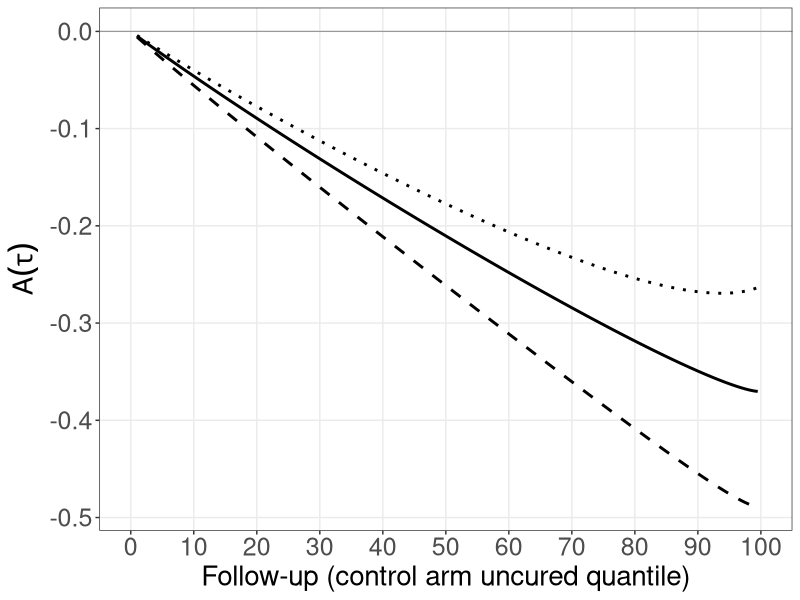
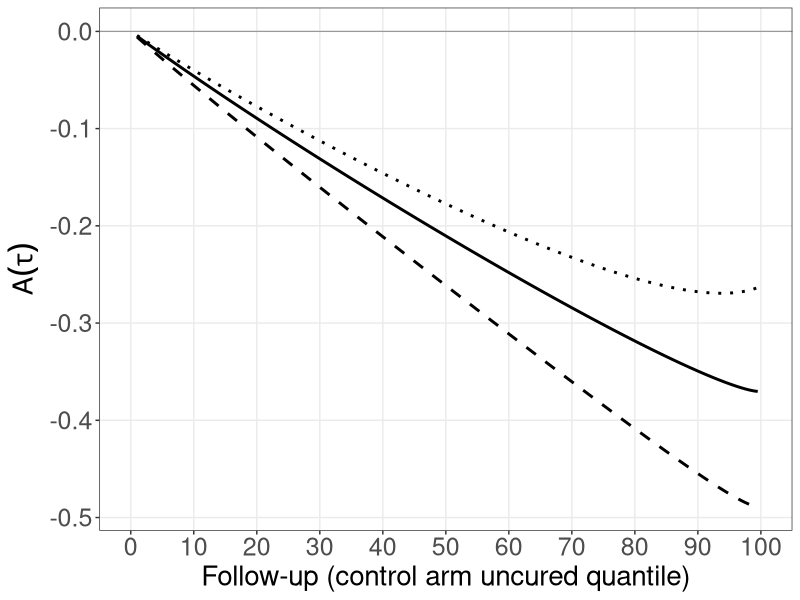

Reproduce these figures in R, in order.
################################################################################
# 01_numerical_results.R
#
# Reproduces: Main text Section 3.2 — Numerical results (Figure 5)
#
# Computes the weighted average hazard difference A(tau) as a function of
# follow-up percentile for three scenarios (all with HR_u = 0.5):
#   Solid line:  No cure in either group (pi0 = 0, pi1 = 0)
#   Dashed line: Cure in treatment only (pi0 = 0, pi1 = 0.2)
#   Dotted line: Cure in both groups (pi0 = 0.2, OR = 1.5)
#
# Control uncured distribution: Weibull(shape = 2, scale = 1)
#
# Outputs:
#   figure_weighted_diff_threecurves_marked.pdf  (Figure 5)
#   figure_weighted_diff_threecurves_marked.png
#
# Required packages: ggplot2
################################################################################

library(ggplot2)

################################################################################
# Helper functions
################################################################################

# Weibull survival function: S(t) = exp(-(t/scale)^shape)
S_weibull <- function(t, shape, scale) {
  exp(-(t / scale)^shape)
}

# Weibull density function
f_weibull <- function(t, shape, scale) {
  (shape / scale) * (t / scale)^(shape - 1) * exp(-(t / scale)^shape)
}

# Mixture cure model survival: S(t) = pi + (1 - pi) * S_u(t)
S_cure <- function(t, pi_g, shape, scale) {
  pi_g + (1 - pi_g) * S_weibull(t, shape, scale)
}

# Mixture cure model hazard: h(t) = (1 - pi) * f_u(t) / S(t)
h_cure <- function(t, pi_g, shape, scale) {
  S_uc <- S_weibull(t, shape, scale)
  f_uc <- f_weibull(t, shape, scale)
  S_mix <- pi_g + (1 - pi_g) * S_uc
  (1 - pi_g) * f_uc / S_mix
}

# Compute A(tau) = integral_0^tau w(t) * {h_1(t) - h_0(t)} dt
# via left Riemann sum, where
#   w(t) = G(t) * 2 * S_0(t) * S_1(t) / (S_0(t) + S_1(t))
#   G(t) = max(0, 1 - t / tau_max)   [censoring survival]
compute_A_tau <- function(tau_eval, tau_max,
                          pi0, shape0, scale0,
                          pi1, shape1, scale1,
                          n_points = 500) {
  if (tau_eval <= 0) return(0)
  t_grid <- seq(0, tau_eval, length.out = n_points + 1)
  dt <- t_grid[2] - t_grid[1]

  A_val <- 0
  for (i in 1:n_points) {
    t <- t_grid[i]
    if (t < 1e-10) next

    S0 <- S_cure(t, pi0, shape0, scale0)
    S1 <- S_cure(t, pi1, shape1, scale1)
    h0 <- h_cure(t, pi0, shape0, scale0)
    h1 <- h_cure(t, pi1, shape1, scale1)

    G_t <- max(0, 1 - t / tau_max)
    w_t <- G_t * 2 * S0 * S1 / (S0 + S1 + 1e-15)

    A_val <- A_val + w_t * (h1 - h0) * dt
  }
  return(A_val)
}

logit <- function(p) log(p / (1 - p))
expit <- function(x) 1 / (1 + exp(-x))

################################################################################
# Scenario parameters
################################################################################

# Control uncured: Weibull(shape = 2, scale = 1)
k <- 2
gamma0 <- 1

# Treatment uncured: Weibull(shape = 2, scale = gamma1) with HR_u = 0.5
# Under PH Weibull: scale_1 = scale_0 / HR^(1/shape)
HR <- 0.5
gamma1 <- gamma0 / HR^(1 / k)  # = sqrt(2)

# Cure fractions for the three scenarios:
# Scenario A (solid):  pi0 = 0,   pi1 = 0
# Scenario B (dashed): pi0 = 0,   pi1 = 0.2
# Scenario C (dotted): pi0 = 0.2, OR = 1.5 => pi1 = expit(logit(0.2) + log(1.5))
pi0_C <- 0.2
OR_C <- 1.5
pi1_C <- expit(logit(pi0_C) + log(OR_C))

cat("Scenario parameters:\n")
cat("  Control uncured: Weibull(shape =", k, ", scale =", gamma0, ")\n")
cat("  Treatment uncured: Weibull(shape =", k, ", scale =", round(gamma1, 4), ")\n")
cat("  HR_u =", HR, "\n\n")
cat("  Scenario A (solid):  pi0 = 0, pi1 = 0\n")
cat("  Scenario B (dashed): pi0 = 0, pi1 = 0.2\n")
cat("  Scenario C (dotted): pi0 =", pi0_C, ", pi1 =", round(pi1_C, 4),
    " (OR =", OR_C, ")\n\n")

################################################################################
# Compute A(tau) on a dense percentile grid
################################################################################

# Follow-up percentiles: 1% to 99.5%
pct_grid <- seq(1, 99.5, by = 0.5)

# Map percentiles to times on the control uncured Weibull(2,1) scale
time_grid <- qweibull(pct_grid / 100, shape = k, scale = gamma0)

# tau_max for the censoring survival G(t)
tau_max <- max(time_grid) * 1.05

cat("Computing A(tau) for", length(pct_grid), "follow-up percentiles...\n")

# Scenario A: pi0 = 0, pi1 = 0 (no cure)
A_scA <- sapply(time_grid, function(tau) {
  compute_A_tau(tau, tau_max,
                pi0 = 0, shape0 = k, scale0 = gamma0,
                pi1 = 0, shape1 = k, scale1 = gamma1)
})

# Scenario B: pi0 = 0, pi1 = 0.2 (cure in treatment only)
A_scB <- sapply(time_grid, function(tau) {
  compute_A_tau(tau, tau_max,
                pi0 = 0, shape0 = k, scale0 = gamma0,
                pi1 = 0.2, shape1 = k, scale1 = gamma1)
})

# Scenario C: pi0 = 0.2, pi1 from OR = 1.5 (cure in both)
A_scC <- sapply(time_grid, function(tau) {
  compute_A_tau(tau, tau_max,
                pi0 = pi0_C, shape0 = k, scale0 = gamma0,
                pi1 = pi1_C, shape1 = k, scale1 = gamma1)
})

cat("Done.\n\n")

################################################################################
# Find tau* (minimum of the dotted/Scenario C curve)
################################################################################

idx_min_C <- which.min(A_scC)
tau_star_pct <- pct_grid[idx_min_C]

cat("tau* (minimum of dotted curve):\n")
cat("  Percentile:", tau_star_pct, "\n")
cat("  A(tau*):", round(A_scC[idx_min_C], 6), "\n\n")

################################################################################
# Plot Figure 5
################################################################################

plot_df <- data.frame(
  pct = rep(pct_grid, 3),
  A_tau = c(A_scA, A_scB, A_scC),
  scenario = rep(c("A", "B", "C"), each = length(pct_grid))
)

fig5 <- ggplot(plot_df, aes(x = pct, y = A_tau)) +
  geom_line(data = plot_df[plot_df$scenario == "A", ],
            linetype = "solid", linewidth = 1.0, color = "black") +
  geom_line(data = plot_df[plot_df$scenario == "B", ],
            linetype = "dashed", linewidth = 1.0, color = "black") +
  geom_line(data = plot_df[plot_df$scenario == "C", ],
            linetype = "dotted", linewidth = 1.0, color = "black") +
  geom_hline(yintercept = 0, linetype = "solid", color = "gray60", linewidth = 0.4) +
  labs(
    x = "Follow-up (control arm uncured quantile)",
    y = expression(A(tau))
  ) +
  scale_x_continuous(breaks = seq(0, 100, by = 10), limits = c(0, 100)) +
  theme_bw() +
  theme(
    axis.title = element_text(size = 20),
    axis.text = element_text(size = 18),
    panel.grid.minor = element_blank()
  )

ggsave("figure_weighted_diff_threecurves_marked.pdf", fig5, width = 10, height = 6)
ggsave("figure_weighted_diff_threecurves_marked.png", fig5, width = 10, height = 6,
       dpi = 300)

cat("Saved: figure_weighted_diff_threecurves_marked.pdf\n")
cat("Saved: figure_weighted_diff_threecurves_marked.png\n")

################################################################################
# Verification summary
################################################################################

cat("\n=== Verification Summary ===\n")
cat("Scenario A (solid, no cure):\n")
cat("  A(tau) at 50th pct:", round(A_scA[pct_grid == 50], 6), "\n")
cat("  A(tau) at 90th pct:", round(A_scA[pct_grid == 90], 6), "\n")
cat("  Monotone decreasing?", all(diff(A_scA[pct_grid >= 5]) <= 1e-10), "\n\n")

cat("Scenario B (dashed, cure in treatment only):\n")
cat("  A(tau) at 50th pct:", round(A_scB[pct_grid == 50], 6), "\n")
cat("  A(tau) at 90th pct:", round(A_scB[pct_grid == 90], 6), "\n")
cat("  Monotone decreasing?", all(diff(A_scB[pct_grid >= 5]) <= 1e-10), "\n\n")

cat("Scenario C (dotted, cure in both, OR = 1.5):\n")
cat("  A(tau) at 50th pct:", round(A_scC[pct_grid == 50], 6), "\n")
cat("  A(tau) at 90th pct:", round(A_scC[pct_grid == 90], 6), "\n")
cat("  tau* percentile:", tau_star_pct, "\n")
cat("  Non-monotone?", !all(diff(A_scC[pct_grid >= 5]) <= 1e-10), "\n")
